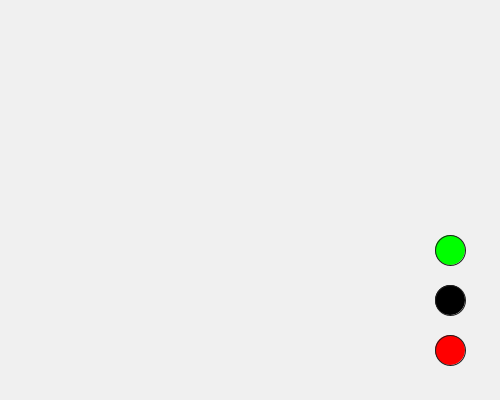
Frame 1 (no input)
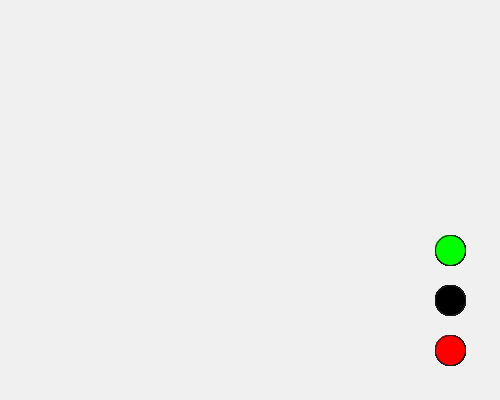
Frame 60 (the mouse pressed at the canvas centre just before this capture)
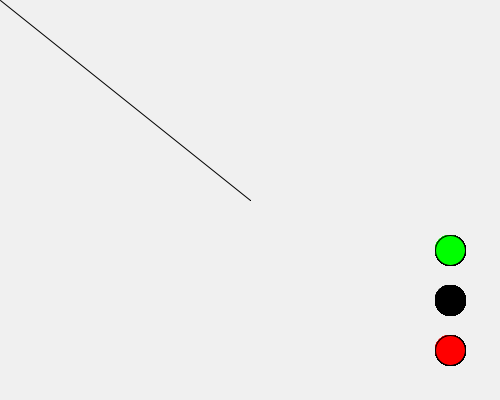
Frame 120 (the mouse held since frame 60 and released just before this capture)

The Processing sketch that drew these frames (run headless with seeded random() and noise(); from frame 60 on, the mouse is pressed at the canvas centre):

// Processing sketch: disegna
// ── disegna.pde
// disegna.pde

// disegna con il cursore

int redValue = 0;
int greenValue = 0;
int blueValue = 0;

void setup() {
  size(500, 400);
  background(240);
  stroke(30);
}

void draw() {
  fill(255, 0, 0);
  ellipse(450, 350, 30, 30);
  
  fill(0, 0, 0);
  ellipse(450, 300, 30, 30);
  
  fill(0, 255, 0);
  ellipse(450, 250, 30, 30);
  
  if (mousePressed) {
    stroke(redValue, greenValue, blueValue);
    line(pmouseX, pmouseY, mouseX, mouseY);
  
    float d = sqrt((mouseX-450)*(mouseX-450) + (mouseY-350)*(mouseY-350));
    if (d < 30) {
      redValue = 255;
      greenValue = 0;
    }
    
    d = sqrt((mouseX-450)*(mouseX-450) + (mouseY-300)*(mouseY-300));
    if (d < 30) {
      redValue = 0;
      greenValue = 0;
    }
    
    d = sqrt((mouseX-450)*(mouseX-450) + (mouseY-250)*(mouseY-250));
    if (d < 30) {
      redValue = 0;
      greenValue = 255;
    }
  }
}
